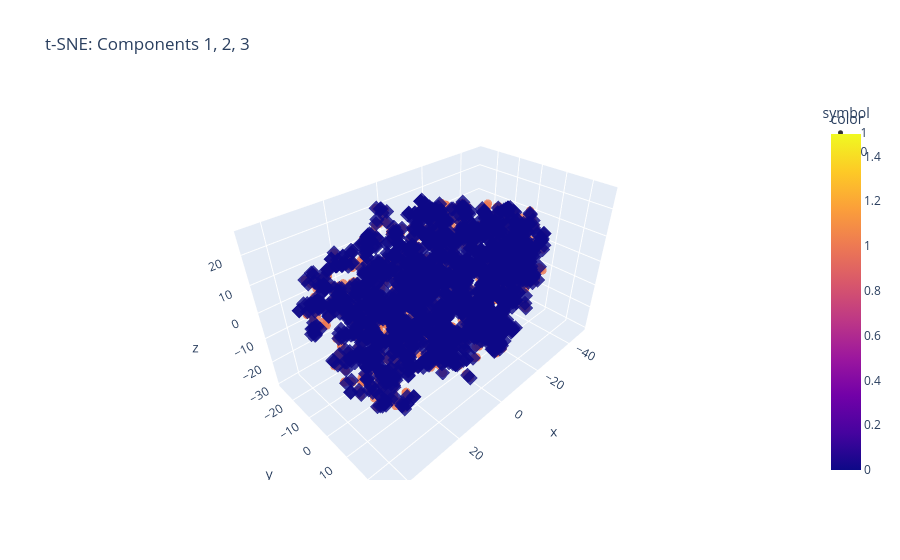
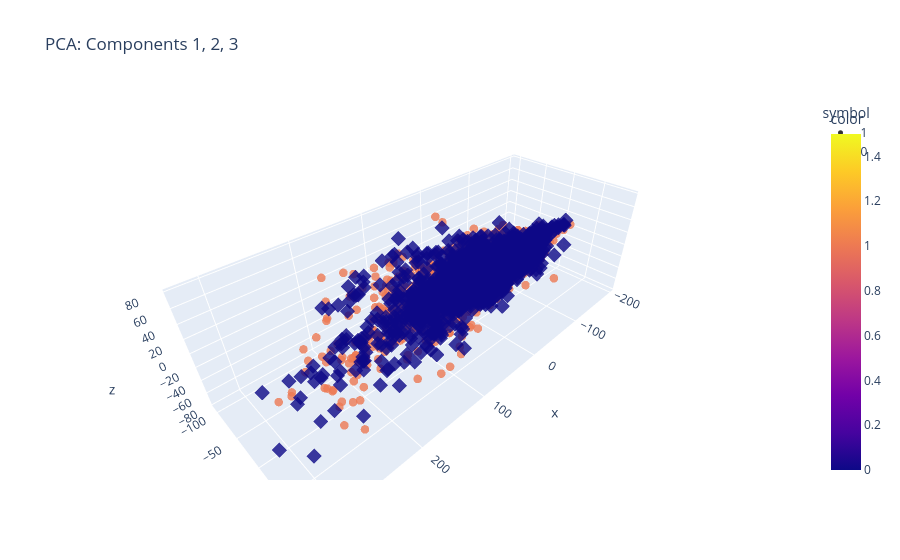
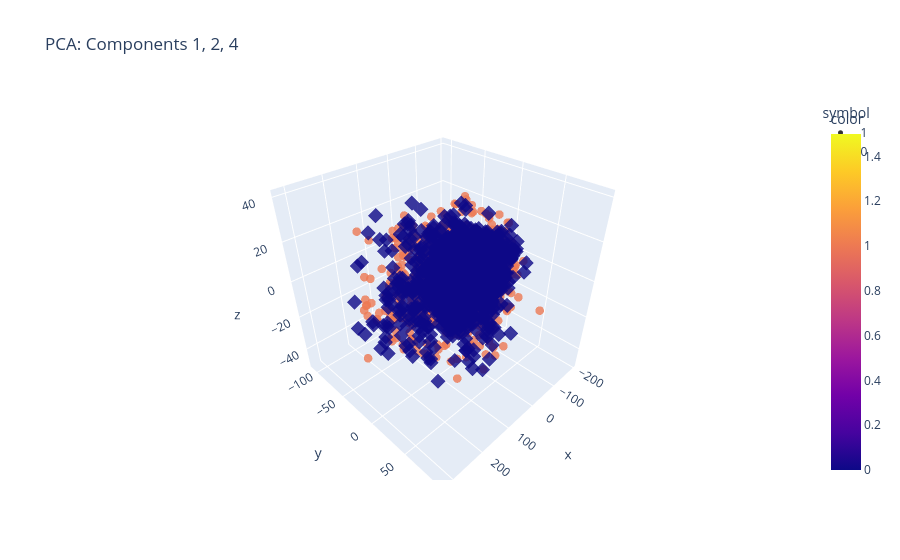
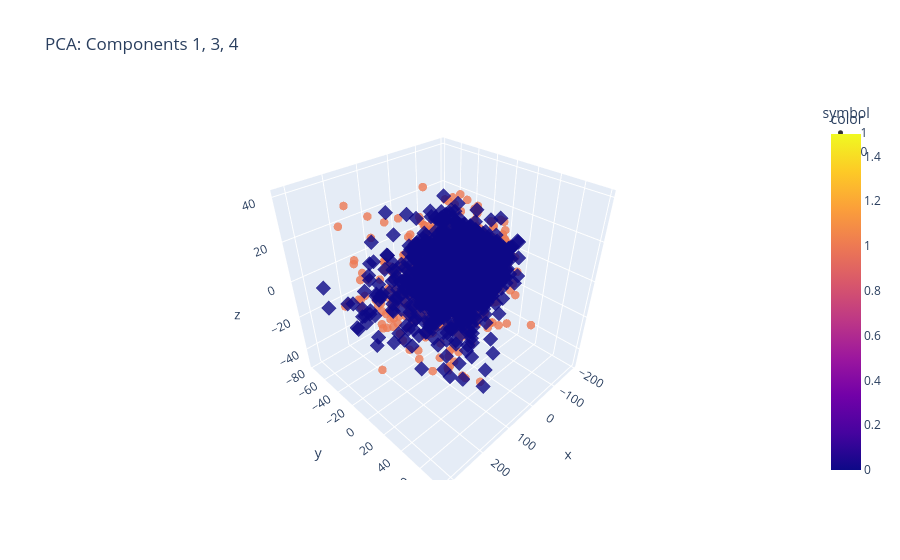

Notebook source saved alongside these figures, in order:
### Code cell
plot_all_3D_tsne_pca(X_tsne, X_pca, y_encoded)

### Figure 1 — Plotly figure (JSON) as saved in the notebook; plotly's stock layout.template omitted (floating-point values rounded to 4 significant figures; data arrays with more than 128 entries replaced by an {"elided": "..."} marker saying what was removed)
{"data": [{"hovertemplate": "symbol=1<br>x=%{x}<br>y=%{y}<br>z=%{z}<br>color=%{marker.color}<extra></extra>", "legendgroup": "1", "marker": {"color": {"elided": "1954 int values"}, "coloraxis": "coloraxis", "opacity": 0.8, "size": 5, "symbol": "circle"}, "mode": "markers", "name": "1", "scene": "scene", "showlegend": true, "type": "scatter3d", "x": {"elided": "1954 float values"}, "y": {"elided": "1954 float values"}, "z": {"elided": "1954 float values"}}, {"hovertemplate": "symbol=0<br>x=%{x}<br>y=%{y}<br>z=%{z}<br>color=%{marker.color}<extra></extra>", "legendgroup": "0", "marker": {"color": {"elided": "1958 int values"}, "coloraxis": "coloraxis", "opacity": 0.8, "size": 5, "symbol": "diamond"}, "mode": "markers", "name": "0", "scene": "scene", "showlegend": true, "type": "scatter3d", "x": {"elided": "1958 float values"}, "y": {"elided": "1958 float values"}, "z": {"elided": "1958 float values"}}], "layout": {"coloraxis": {"colorbar": {"title": {"text": "color"}}, "colorscale": [[0, "#0d0887"], [0.1111, "#46039f"], [0.2222, "#7201a8"], [0.3333, "#9c179e"], [0.4444, "#bd3786"], [0.5556, "#d8576b"], [0.6667, "#ed7953"], [0.7778, "#fb9f3a"], [0.8889, "#fdca26"], [1, "#f0f921"]]}, "legend": {"title": {"text": "symbol"}, "tracegroupgap": 0}, "scene": {"domain": {"x": [0, 1], "y": [0, 1]}, "xaxis": {"title": {"text": "x"}}, "yaxis": {"title": {"text": "y"}}, "zaxis": {"title": {"text": "z"}}}, "title": {"text": "t-SNE: Components 1, 2, 3"}}}

### Figure 2 — Plotly figure (JSON) as saved in the notebook; plotly's stock layout.template omitted (floating-point values rounded to 4 significant figures; data arrays with more than 128 entries replaced by an {"elided": "..."} marker saying what was removed)
{"data": [{"hovertemplate": "symbol=1<br>x=%{x}<br>y=%{y}<br>z=%{z}<br>color=%{marker.color}<extra></extra>", "legendgroup": "1", "marker": {"color": {"elided": "1954 int values"}, "coloraxis": "coloraxis", "opacity": 0.8, "size": 5, "symbol": "circle"}, "mode": "markers", "name": "1", "scene": "scene", "showlegend": true, "type": "scatter3d", "x": {"elided": "1954 float values"}, "y": {"elided": "1954 float values"}, "z": {"elided": "1954 float values"}}, {"hovertemplate": "symbol=0<br>x=%{x}<br>y=%{y}<br>z=%{z}<br>color=%{marker.color}<extra></extra>", "legendgroup": "0", "marker": {"color": {"elided": "1958 int values"}, "coloraxis": "coloraxis", "opacity": 0.8, "size": 5, "symbol": "diamond"}, "mode": "markers", "name": "0", "scene": "scene", "showlegend": true, "type": "scatter3d", "x": {"elided": "1958 float values"}, "y": {"elided": "1958 float values"}, "z": {"elided": "1958 float values"}}], "layout": {"coloraxis": {"colorbar": {"title": {"text": "color"}}, "colorscale": [[0, "#0d0887"], [0.1111, "#46039f"], [0.2222, "#7201a8"], [0.3333, "#9c179e"], [0.4444, "#bd3786"], [0.5556, "#d8576b"], [0.6667, "#ed7953"], [0.7778, "#fb9f3a"], [0.8889, "#fdca26"], [1, "#f0f921"]]}, "legend": {"title": {"text": "symbol"}, "tracegroupgap": 0}, "scene": {"domain": {"x": [0, 1], "y": [0, 1]}, "xaxis": {"title": {"text": "x"}}, "yaxis": {"title": {"text": "y"}}, "zaxis": {"title": {"text": "z"}}}, "title": {"text": "PCA: Components 1, 2, 3"}}}

### Figure 3 — Plotly figure (JSON) as saved in the notebook; plotly's stock layout.template omitted (floating-point values rounded to 4 significant figures; data arrays with more than 128 entries replaced by an {"elided": "..."} marker saying what was removed)
{"data": [{"hovertemplate": "symbol=1<br>x=%{x}<br>y=%{y}<br>z=%{z}<br>color=%{marker.color}<extra></extra>", "legendgroup": "1", "marker": {"color": {"elided": "1954 int values"}, "coloraxis": "coloraxis", "opacity": 0.8, "size": 5, "symbol": "circle"}, "mode": "markers", "name": "1", "scene": "scene", "showlegend": true, "type": "scatter3d", "x": {"elided": "1954 float values"}, "y": {"elided": "1954 float values"}, "z": {"elided": "1954 float values"}}, {"hovertemplate": "symbol=0<br>x=%{x}<br>y=%{y}<br>z=%{z}<br>color=%{marker.color}<extra></extra>", "legendgroup": "0", "marker": {"color": {"elided": "1958 int values"}, "coloraxis": "coloraxis", "opacity": 0.8, "size": 5, "symbol": "diamond"}, "mode": "markers", "name": "0", "scene": "scene", "showlegend": true, "type": "scatter3d", "x": {"elided": "1958 float values"}, "y": {"elided": "1958 float values"}, "z": {"elided": "1958 float values"}}], "layout": {"coloraxis": {"colorbar": {"title": {"text": "color"}}, "colorscale": [[0, "#0d0887"], [0.1111, "#46039f"], [0.2222, "#7201a8"], [0.3333, "#9c179e"], [0.4444, "#bd3786"], [0.5556, "#d8576b"], [0.6667, "#ed7953"], [0.7778, "#fb9f3a"], [0.8889, "#fdca26"], [1, "#f0f921"]]}, "legend": {"title": {"text": "symbol"}, "tracegroupgap": 0}, "scene": {"domain": {"x": [0, 1], "y": [0, 1]}, "xaxis": {"title": {"text": "x"}}, "yaxis": {"title": {"text": "y"}}, "zaxis": {"title": {"text": "z"}}}, "title": {"text": "PCA: Components 1, 2, 4"}}}

### Figure 4 — Plotly figure (JSON) as saved in the notebook; plotly's stock layout.template omitted (floating-point values rounded to 4 significant figures; data arrays with more than 128 entries replaced by an {"elided": "..."} marker saying what was removed)
{"data": [{"hovertemplate": "symbol=1<br>x=%{x}<br>y=%{y}<br>z=%{z}<br>color=%{marker.color}<extra></extra>", "legendgroup": "1", "marker": {"color": {"elided": "1954 int values"}, "coloraxis": "coloraxis", "opacity": 0.8, "size": 5, "symbol": "circle"}, "mode": "markers", "name": "1", "scene": "scene", "showlegend": true, "type": "scatter3d", "x": {"elided": "1954 float values"}, "y": {"elided": "1954 float values"}, "z": {"elided": "1954 float values"}}, {"hovertemplate": "symbol=0<br>x=%{x}<br>y=%{y}<br>z=%{z}<br>color=%{marker.color}<extra></extra>", "legendgroup": "0", "marker": {"color": {"elided": "1958 int values"}, "coloraxis": "coloraxis", "opacity": 0.8, "size": 5, "symbol": "diamond"}, "mode": "markers", "name": "0", "scene": "scene", "showlegend": true, "type": "scatter3d", "x": {"elided": "1958 float values"}, "y": {"elided": "1958 float values"}, "z": {"elided": "1958 float values"}}], "layout": {"coloraxis": {"colorbar": {"title": {"text": "color"}}, "colorscale": [[0, "#0d0887"], [0.1111, "#46039f"], [0.2222, "#7201a8"], [0.3333, "#9c179e"], [0.4444, "#bd3786"], [0.5556, "#d8576b"], [0.6667, "#ed7953"], [0.7778, "#fb9f3a"], [0.8889, "#fdca26"], [1, "#f0f921"]]}, "legend": {"title": {"text": "symbol"}, "tracegroupgap": 0}, "scene": {"domain": {"x": [0, 1], "y": [0, 1]}, "xaxis": {"title": {"text": "x"}}, "yaxis": {"title": {"text": "y"}}, "zaxis": {"title": {"text": "z"}}}, "title": {"text": "PCA: Components 1, 3, 4"}}}
